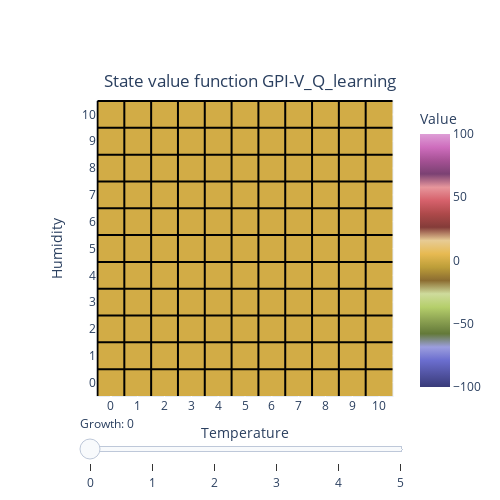

The notebook cell this image was saved under:
### Code cell
plot_value_dyn(V_Q_learing, 0, 5,"State value function GPI-V_Q_learning")

### Figure 1 — Plotly figure (JSON) as saved in the notebook; plotly's stock layout.template omitted (floating-point values rounded to 4 significant figures)
{"data": [{"coloraxis": "coloraxis", "name": "0", "x": [0, 1, 2, 3, 4, 5, 6, 7, 8, 9, 10], "y": [0, 1, 2, 3, 4, 5, 6, 7, 8, 9, 10], "z": [[0.0, 0.0, 0.0, 0.0, 0.0, 0.0, 0.0, 0.0, 0.0, 0.0, 0.0], [0.0, 0.0, 0.0, 0.0, 0.0, 0.0, 0.0, 0.0, 0.0, 0.0, 0.0], [0.0, 0.0, 0.0, 0.0, 0.0, 0.0, 0.0, 0.0, 0.0, 0.0, 0.0], [0.0, 0.0, 0.0, 0.0, 0.0, 0.0, 0.0, 0.0, 0.0, 0.0, 0.0], [0.0, 0.0, 0.0, 0.0, 0.0, 0.0, 0.0, 0.0, 0.0, 0.0, 0.0], [0.0, 0.0, 0.0, 0.0, 0.0, 0.0, 0.0, 0.0, 0.0, 0.0, 0.0], [0.0, 0.0, 0.0, 0.0, 0.0, 0.0, 0.0, 0.0, 0.0, 0.0, 0.0], [0.0, 0.0, 0.0, 0.0, 0.0, 0.0, 0.0, 0.0, 0.0, 0.0, 0.0], [0.0, 0.0, 0.0, 0.0, 0.0, 0.0, 0.0, 0.0, 0.0, 0.0, 0.0], [0.0, 0.0, 0.0, 0.0, 0.0, 0.0, 0.0, 0.0, 0.0, 0.0, 0.0], [0.0, 0.0, 0.0, 0.0, 0.0, 0.0, 0.0, 0.0, 0.0, 0.0, 0.0]], "type": "heatmap", "xaxis": "x", "yaxis": "y", "hovertemplate": "Temperature: %{x}<br>Humidity: %{y}<br>Value: %{z}<extra></extra>"}], "layout": {"xaxis": {"anchor": "y", "domain": [0.0, 1.0], "scaleanchor": "y", "constrain": "domain", "title": {"text": "Temperature"}, "tickmode": "array", "tickvals": [0, 1, 2, 3, 4, 5, 6, 7, 8, 9, 10], "ticktext": ["0", "1", "2", "3", "4", "5", "6", "7", "8", "9", "10"], "scaleratio": 1}, "yaxis": {"anchor": "x", "domain": [0.0, 1.0], "autorange": "reversed", "constrain": "domain", "title": {"text": "Humidity"}, "tickmode": "array", "tickvals": [0, 1, 2, 3, 4, 5, 6, 7, 8, 9, 10], "ticktext": ["10", "9", "8", "7", "6", "5", "4", "3", "2", "1", "0"]}, "coloraxis": {"colorbar": {"title": {"text": "Value"}, "x": 1}, "colorscale": [[0.0, "rgba(57,59,121,1.0)"], [0.05263, "rgba(82,84,163,1.0)"], [0.1053, "rgba(107,110,207,1.0)"], [0.1579, "rgba(156,158,222,1.0)"], [0.2105, "rgba(99,121,57,1.0)"], [0.2632, "rgba(140,162,82,1.0)"], [0.3158, "rgba(181,207,107,1.0)"], [0.3684, "rgba(206,219,156,1.0)"], [0.4211, "rgba(140,109,49,1.0)"], [0.4737, "rgba(189,158,57,1.0)"], [0.5263, "rgba(231,186,82,1.0)"], [0.5789, "rgba(231,203,148,1.0)"], [0.6316, "rgba(132,60,57,1.0)"], [0.6842, "rgba(173,73,74,1.0)"], [0.7368, "rgba(214,97,107,1.0)"], [0.7895, "rgba(231,150,156,1.0)"], [0.8421, "rgba(123,65,115,1.0)"], [0.8947, "rgba(165,81,148,1.0)"], [0.9474, "rgba(206,109,189,1.0)"], [1.0, "rgba(222,158,214,1.0)"]], "cmin": -100, "cmax": 100}, "title": {"text": "State value function GPI-V_Q_learning", "x": 0.5, "y": 0.85}, "shapes": [{"line": {"color": "black", "width": 2}, "type": "line", "x0": -0.5, "x1": -0.5, "y0": -0.5, "y1": 10.5}, {"line": {"color": "black", "width": 2}, "type": "line", "x0": -0.5, "x1": 10.5, "y0": -0.5, "y1": -0.5}, {"line": {"color": "black", "width": 2}, "type": "line", "x0": 0.5, "x1": 0.5, "y0": -0.5, "y1": 10.5}, {"line": {"color": "black", "width": 2}, "type": "line", "x0": -0.5, "x1": 10.5, "y0": 0.5, "y1": 0.5}, {"line": {"color": "black", "width": 2}, "type": "line", "x0": 1.5, "x1": 1.5, "y0": -0.5, "y1": 10.5}, {"line": {"color": "black", "width": 2}, "type": "line", "x0": -0.5, "x1": 10.5, "y0": 1.5, "y1": 1.5}, {"line": {"color": "black", "width": 2}, "type": "line", "x0": 2.5, "x1": 2.5, "y0": -0.5, "y1": 10.5}, {"line": {"color": "black", "width": 2}, "type": "line", "x0": -0.5, "x1": 10.5, "y0": 2.5, "y1": 2.5}, {"line": {"color": "black", "width": 2}, "type": "line", "x0": 3.5, "x1": 3.5, "y0": -0.5, "y1": 10.5}, {"line": {"color": "black", "width": 2}, "type": "line", "x0": -0.5, "x1": 10.5, "y0": 3.5, "y1": 3.5}, {"line": {"color": "black", "width": 2}, "type": "line", "x0": 4.5, "x1": 4.5, "y0": -0.5, "y1": 10.5}, {"line": {"color": "black", "width": 2}, "type": "line", "x0": -0.5, "x1": 10.5, "y0": 4.5, "y1": 4.5}, {"line": {"color": "black", "width": 2}, "type": "line", "x0": 5.5, "x1": 5.5, "y0": -0.5, "y1": 10.5}, {"line": {"color": "black", "width": 2}, "type": "line", "x0": -0.5, "x1": 10.5, "y0": 5.5, "y1": 5.5}, {"line": {"color": "black", "width": 2}, "type": "line", "x0": 6.5, "x1": 6.5, "y0": -0.5, "y1": 10.5}, {"line": {"color": "black", "width": 2}, "type": "line", "x0": -0.5, "x1": 10.5, "y0": 6.5, "y1": 6.5}, {"line": {"color": "black", "width": 2}, "type": "line", "x0": 7.5, "x1": 7.5, "y0": -0.5, "y1": 10.5}, {"line": {"color": "black", "width": 2}, "type": "line", "x0": -0.5, "x1": 10.5, "y0": 7.5, "y1": 7.5}, {"line": {"color": "black", "width": 2}, "type": "line", "x0": 8.5, "x1": 8.5, "y0": -0.5, "y1": 10.5}, {"line": {"color": "black", "width": 2}, "type": "line", "x0": -0.5, "x1": 10.5, "y0": 8.5, "y1": 8.5}, {"line": {"color": "black", "width": 2}, "type": "line", "x0": 9.5, "x1": 9.5, "y0": -0.5, "y1": 10.5}, {"line": {"color": "black", "width": 2}, "type": "line", "x0": -0.5, "x1": 10.5, "y0": 9.5, "y1": 9.5}], "width": 500, "height": 500, "sliders": [{"currentvalue": {"prefix": "Growth: "}, "pad": {"t": 15}, "steps": [{"args": [{"z": [[[0.0, 0.0, 0.0, 0.0, 0.0, 0.0, 0.0, 0.0, 0.0, 0.0, 0.0], [0.0, 0.0, 0.0, 0.0, 0.0, 0.0, 0.0, 0.0, 0.0, 0.0, 0.0], [0.0, 0.0, 0.0, 0.0, 0.0, 0.0, 0.0, 0.0, 0.0, 0.0, 0.0], [0.0, 0.0, 0.0, 0.0, 0.0, 0.0, 0.0, 0.0, 0.0, 0.0, 0.0], [0.0, 0.0, 0.0, 0.0, 0.0, 0.0, 0.0, 0.0, 0.0, 0.0, 0.0], [0.0, 0.0, 0.0, 0.0, 0.0, 0.0, 0.0, 0.0, 0.0, 0.0, 0.0], [0.0, 0.0, 0.0, 0.0, 0.0, 0.0, 0.0, 0.0, 0.0, 0.0, 0.0], [0.0, 0.0, 0.0, 0.0, 0.0, 0.0, 0.0, 0.0, 0.0, 0.0, 0.0], [0.0, 0.0, 0.0, 0.0, 0.0, 0.0, 0.0, 0.0, 0.0, 0.0, 0.0], [0.0, 0.0, 0.0, 0.0, 0.0, 0.0, 0.0, 0.0, 0.0, 0.0, 0.0], [0.0, 0.0, 0.0, 0.0, 0.0, 0.0, 0.0, 0.0, 0.0, 0.0, 0.0]]]}], "label": "0", "method": "restyle"}, {"args": [{"z": [[[0.0, 0.0, 0.0, 0.0, 0.0, 0.0, 0.0, 0.0, 0.0, 0.0, 0.0], [0.0, 0.0, 0.0, 0.0, 0.0, 0.0, 0.0, 0.0, 0.0, 0.0, 0.0], [0.0, 0.0, 0.0, 0.0, 0.0, 0.0, 0.0, 0.0, 0.0, 0.0, 0.0], [0.0, 0.0, 0.0, 0.0, 0.0, 0.0, 0.0, 0.0, 0.0, 0.0, 0.0], [0.0, 0.0, 0.0, 0.0, 0.0, 0.0, 0.0, 0.0, 0.0, 0.0, 0.0], [0.0, 0.0, 0.0, 0.0, 0.0, 0.0, 0.0, 0.0, 0.0, 0.0, 0.0], [0.0, 0.0, 0.0, 0.0, 0.0, 0.0, 0.0, 0.0, 0.0, 0.0, 0.0], [0.0, 0.0, 0.0, 0.0, 0.0, 0.0, 0.0, 0.0, 0.0, 0.0, 0.0], [0.0, 0.0, 0.0, 0.0, 0.0, 0.0, 0.0, 0.0, 0.0, 0.0, 0.0], [0.0, 0.0, 0.0, 0.0, 0.0, 0.0, 0.0, 0.0, 0.0, 0.0, 0.0], [0.0, 0.0, 0.0, 0.0, 0.0, 0.0, 0.0, 0.0, 0.0, 0.0, 0.0]]]}], "label": "1", "method": "restyle"}, {"args": [{"z": [[[0.0, 0.0, 0.0, 0.0, 0.0, 0.0, 0.0, 0.0, 0.0, 0.0, 0.0], [0.0, 0.0, 0.0, 0.0, 0.0, 0.0, 0.0, 0.0, 0.0, 0.0, 0.0], [0.0, 0.0, 0.0, 0.0, 0.0, 0.0, 0.0, 0.0, 0.0, 0.0, 0.0], [0.0, 0.0, 0.0, 0.0, 0.0, 0.0, 0.0, 0.0, 0.0, 0.0, 0.0], [0.0, 0.0, 0.0, 0.0, 0.0, 0.0, 0.0, 0.0, 0.0, 0.0, 0.0], [0.0, 0.0, 0.0, 0.0, 0.0, 0.0, 0.0, 0.0, 0.0, 0.0, 0.0], [0.0, 0.0, 0.0, 0.0, 0.0, 0.0, 0.0, 0.0, 0.0, 0.0, 0.0], [0.0, 0.0, 0.0, 0.0, 0.0, 0.0, 0.0, 0.0, 0.0, 0.0, 0.0], [0.0, 0.0, 0.0, 0.0, 0.0, 0.0, 0.0, 0.0, 0.0, 0.0, 0.0], [0.0, 0.0, 0.0, 0.0, 0.0, 0.0, 0.0, 0.0, 0.0, 0.0, 0.0], [0.0, 0.0, 0.0, 0.0, 0.0, 0.0, 0.0, 0.0, 0.0, 0.0, 0.0]]]}], "label": "2", "method": "restyle"}, {"args": [{"z": [[[0.0, 0.0, 0.0, 0.0, 0.0, 0.0, 0.0, 0.0, 0.0, 0.0, 0.0], [0.0, 0.0, 0.0, 0.0, 0.0, 0.0, 0.0, 0.0, 0.0, 0.0, 0.0], [0.0, 0.0, 0.0, 0.0, 0.0, 0.0, 0.0, 0.0, 0.0, 0.0, 0.0], [0.0, 0.0, 0.0, 0.0, 0.0, 0.0, 0.0, 0.0, 0.0, 0.0, 0.0], [0.0, 0.0, 0.0, 0.0, 0.0, 0.0, 0.0, 0.0, 0.0, 0.0, 0.0], [0.0, 0.0, 0.0, 0.0, 0.0, 0.0, 0.0, 0.0, 0.0, 0.0, 0.0], [0.0, 0.0, 0.0, 0.0, 0.0, 0.0, 0.0, 0.0, 0.0, 0.0, 0.0], [0.0, 0.0, 0.0, 0.0, 0.0, 0.0, 0.0, 0.0, 0.0, 0.0, 0.0], [0.0, 0.0, 0.0, 0.0, 0.0, 0.0, 0.0, 0.0, 0.0, 0.0, 0.0], [0.0, 0.0, 0.0, 0.0, 0.0, 0.0, 0.0, 0.0, 0.0, 0.0, 0.0], [0.0, 0.0, 0.0, 0.0, 0.0, 0.0, 0.0, 0.0, 0.0, 0.0, 0.0]]]}], "label": "3", "method": "restyle"}, {"args": [{"z": [[[0.0, 0.0, 0.0, 0.0, 0.0, 0.0, 0.0, 0.0, 0.0, 0.0, 0.0], [0.0, 0.0, 0.0, 0.0, 0.0, 0.0, 0.0, 0.0, 0.0, 0.0, 0.0], [0.0, 0.0, 0.0, 0.0, 0.0, 0.0, 0.0, 0.0, 0.0, 0.0, 0.0], [0.0, 0.0, 0.0, 0.0, 0.0, 0.0, 0.0, 0.0, 0.0, 0.0, 0.0], [0.0, 0.0, 0.0, 0.0, 0.0, 0.0, 0.0, 0.0, 0.0, 0.0, 0.0], [0.0, 0.0, 0.0, 0.0, 0.0, 0.0, 0.0, 0.0, 0.0, 0.0, 0.0], [0.0, 0.0, 0.0, 0.0, 0.0, 0.0, 0.0, 0.0, 0.0, 0.0, 0.0], [0.0, 0.0, 0.0, 0.0, 0.0, 0.0, 0.0, 0.0, 0.0, 0.0, 0.0], [0.0, 0.0, 0.0, 0.0, 0.0, 0.0, 0.0, 0.0, 0.0, 0.0, 0.0], [0.0, 0.0, 0.0, 0.0, 0.0, 0.0, 0.0, 0.0, 0.0, 0.0, 0.0], [0.0, 0.0, 0.0, 0.0, 0.0, 0.0, 0.0, 0.0, 0.0, 0.0, 0.0]]]}], "label": "4", "method": "restyle"}, {"args": [{"z": [[[0.0, 0.0, 0.0, 0.0, 0.0, 0.0, 0.0, 0.0, 0.0, 0.0, 0.0], [0.0, 0.0, 0.0, 0.0, 0.0, 0.0, 0.0, 0.0, 0.0, 0.0, 0.0], [0.0, 0.0, 0.0, 0.0, 0.0, 0.0, 0.0, 0.0, 0.0, 0.0, 0.0], [0.0, 0.0, 0.0, 0.0, 0.0, 0.0, 0.0, 0.0, 0.0, 0.0, 0.0], [0.0, 0.0, 0.0, 0.0, 0.0, 0.0, 0.0, 0.0, 0.0, 0.0, 0.0], [0.0, 0.0, 0.0, 0.0, 0.0, 0.0, 0.0, 0.0, 0.0, 0.0, 0.0], [0.0, 0.0, 0.0, 0.0, 0.0, 0.0, 0.0, 0.0, 0.0, 0.0, 0.0], [0.0, 0.0, 0.0, 0.0, 0.0, 0.0, 0.0, 0.0, 0.0, 0.0, 0.0], [0.0, 0.0, 0.0, 0.0, 0.0, 0.0, 0.0, 0.0, 0.0, 0.0, 0.0], [0.0, 0.0, 0.0, 0.0, 0.0, 0.0, 0.0, 0.0, 0.0, 0.0, 0.0], [0.0, 0.0, 0.0, 0.0, 0.0, 0.0, 0.0, 0.0, 0.0, 0.0, 0.0]]]}], "label": "5", "method": "restyle"}]}]}}
